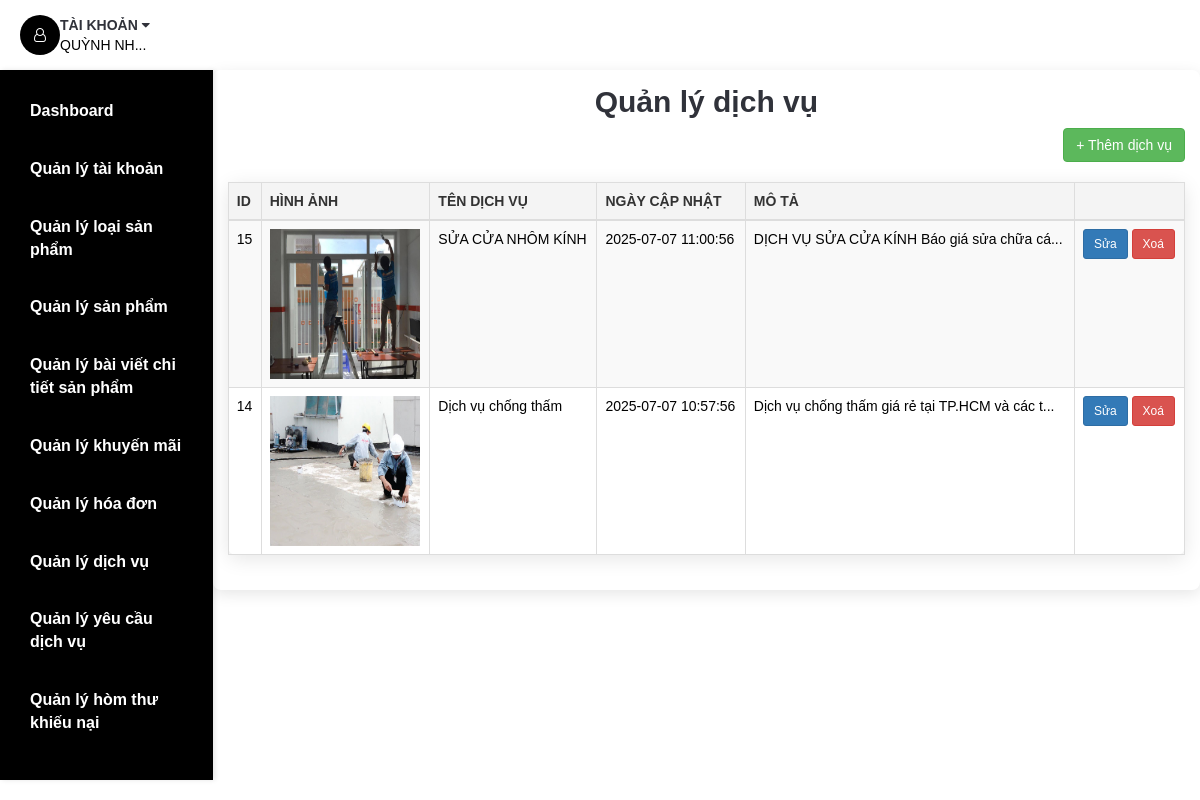
The page /admin/admin-services.php (signed in) on the database its author committed.
### tables this page shows
CREATE TABLE `usr` (
  `Email` varchar(255) NOT NULL,
  `Passwd` varchar(40) NOT NULL,
  `UsrName` varchar(255) NOT NULL,
  `PhoneNo` varchar(12) NOT NULL,
  `Address` varchar(255) NOT NULL,
  `Blocked` tinyint(1) NOT NULL,
  `Authentication` varchar(20) NOT NULL,
  `Verified` tinyint(1) NOT NULL DEFAULT 0,
  `VerifyCode` varchar(100) NOT NULL
);

CREATE TABLE `service` (
  `ServiceID` int(11) NOT NULL,
  `ServiceName` varchar(255) NOT NULL,
  `Description` text NOT NULL,
  `Imgsrc` varchar(50) NOT NULL,
  `Date` datetime NOT NULL
);

### DataProvider.php (called while the page is built, shortened)
<?php
class DataProvider
{
	public static function executeQuery($sql)
	{
		require ('connectiondata.inc');
		if (!($connection = mysqli_connect($hostName,$username,$password,$databaseName)))
			die ("couldn't connect to localhost");
		mysqli_set_charset($connection, "utf8");
		$result = mysqli_query($connection, $sql);
		return $result;
	}
}
?>

### admin/admin-services.php (the view, shortened to what this page needs)
<?php
require_once('../DataProvider.php');
?>
<!DOCTYPE html>
<html lang="en">
<head>
	<link type="text/css" rel="stylesheet" href="../css/bootstrap.min.css" />
	<link type="text/css" rel="stylesheet" href="../css/slick.css" />
	<link type="text/css" rel="stylesheet" href="../css/slick-theme.css" />
	<link type="text/css" rel="stylesheet" href="../css/nouislider.min.css" />
	<link rel="stylesheet" href="../css/font-awesome.min.css">
	<link type="text/css" rel="stylesheet" href="../css/style.css" />
	<link type="text/css" rel="stylesheet" href="../css/extrastyle.css">
	<link type="text/css" rel="stylesheet" href="../css/adminbonus.css">
</head>
<body>
	<header>
		<?php
			if($_SESSION['isLogin']==1)
			{
				require_once('../DataProvider.php');
				$sql="SELECT * FROM Usr WHERE Email='".$_SESSION['username']."'";
				$Usr=DataProvider::executeQuery($sql);
				$rowUsr=mysqli_fetch_array($Usr,MYSQLI_BOTH);
			}
		?>
		<div id="header">
			<div class="container">
				<div class="pull-right">
					<ul class="header-btns">
						<?php include('php/account.php'); ?>
					</ul>
				</div>
			</div>
		</div>
	</header>
<div class="section">
		<div class="container container-admin">
		<?php include('php/navigationUsr.php'); ?>
			<div class="row row-admin">
        <div class="col-md-12">
          <h2 class="admin-header text-center">Quản lý dịch vụ</h2>
          <div class="text-right mb-3">
            <a href="admin_add_service.php" class="btn btn-success">+ Thêm dịch vụ</a>
          </div>
          <table class="table table-bordered table-striped">
            <thead class="thead-dark">
              <tr>
                <th>ID</th>
                <th>Hình ảnh</th>
                <th>Tên dịch vụ</th>
                <th>Ngày cập nhật</th>
                <th>Mô tả</th>
                <th></th>
              </tr>
            </thead>
            <tbody>
              <?php
                $sql = "SELECT * FROM service ORDER BY Date DESC";
                $result = DataProvider::executeQuery($sql);
                while ($row = mysqli_fetch_array($result, MYSQLI_ASSOC)) {
                  echo "<tr>";
                  echo "<td>{$row['ServiceID']}</td>";
                  echo "<td><img src='../img/" . htmlspecialchars($row["Imgsrc"]) . "' width='150px' height='150px' alt='" . htmlspecialchars($row["ServiceName"]) . "' class='service-img'></td>";
                  echo "<td>{$row['ServiceName']}</td>";
                  echo "<td>{$row['Date']}</td>";
                  echo "<td>" . substr(strip_tags($row['Description']), 0, 80) . "...</td>";
                  echo "<td>
							<a href='admin_edit_service.php?id={$row['ServiceID']}' class='btn btn-primary btn-sm btn-action'>Sửa</a>
							<a href='admin-services.php?delete_id={$row['ServiceID']}'
							class='btn btn-danger btn-sm btn-action'
							onclick=\"return confirm('Bạn có chắc chắn muốn xoá dịch vụ này?');\">
							Xoá</a>
						</td>";
                  echo "</tr>";
                }
              ?>
            </tbody>
          </table>
        </div>
      </div>
		</div>
	</div>
</body>
</html>

### admin/php/account.php (shortened to what this page needs)
<?php
    if($_SESSION['isLogin']==0)
    {
?>
<li class="header-account dropdown default-dropdown">
    <div class="dropdown-toggle" role="button" data-toggle="dropdown" aria-expanded="true">
        <div class="header-btns-icon">
            <i class="fa fa-user-o"></i>
        </div>
        <strong class="text-uppercase">Tài khoản <i class="fa fa-caret-down"></i></strong>
    </div>
    <a href="signin.php" class="text-uppercase">Đăng nhập</a>
    <ul class="custom-menu">
        <li><a href="signin.php"><i class="fa fa-unlock-alt"></i>Đăng nhập</a></li>
        <li><a href="signin.php"><i class="fa fa-user-plus"></i>Tạo tài khoản</a></li>
    </ul>
</li>
<?php
    }
    else
    {
?>
<li class="header-account dropdown default-dropdown">
    <div class="dropdown-toggle" role="button" data-toggle="dropdown" aria-expanded="true">
        <div class="header-btns-icon">
            <i class="fa fa-user-o"></i>
        </div>
        <strong class="text-uppercase">Tài khoản <i class="fa fa-caret-down"></i></strong>
    </div>
    <?php
        $UsrName=$rowUsr['UsrName'];
        if(strlen($UsrName)>9)
        $UsrName=mb_substr($UsrName,0,8,'UTF-8').'...';
        echo "<span class='text-uppercase'>$UsrName</span>";
    ?>
        <?php
            require_once('../DataProvider.php');
        ?>
</li>
<?php
    }
?>

### css/style.css (style rules this page uses)
body { font-family: 'Encode Sans Semi Condensed', sans-serif; font-family: 'Encode Sans Expanded', sans-serif; color: black; overflow-x: hidden; background-color: white; }
h1, h2, h3, h4, h5, h6 { color: #30323A; margin: 0 0 10px; font-weight: 700; }
a { color: #30323A; -webkit-transition: 0.3s color; transition: 0.3s color; }
strong { color: #30323A; }
ul, ol { margin: 0; padding: 0; list-style: none }
.section { padding-bottom: 30px; }
#header { top: 0; width: 100%; background-color: transparent; display: flex; align-items: center; justify-content: space-between; }
.pull-left, .pull-right { display: flex; align-items: center; }
.pull-right { margin: 0px 10px; }
.header-btns>li { display: inline-block; vertical-align: top; padding: 15px 10px; }
.header-btns>li .header-btns-icon { position: relative; float: left; width: 40px; height: 40px; line-height: 40px; text-align: center; color: white; border-radius: 20px; background-color: black; }
.header-btns .dropdown-toggle { display: block; cursor: pointer; }
html, body { font-family: "Roboto", sans-serif; margin: 0; padding: 0; height: 100%; scroll-snap-type: y mandatory; overflow-y: scroll; scroll-behavior:smooth; }

### css/adminbonus.css (style rules this page uses)
html, body { font-family: Arial, sans-serif; margin: 0; padding: 0px; height: 100%; overflow-x: hidden; }
.section { display: flex; padding: 0; }
.container { max-width: 100%; margin: 0; padding: 0; display: flex; flex: 1; height: 100%; }
table { width: 100%; border-collapse: collapse; margin-top: 20px; box-shadow: 0 4px 20px rgba(0, 0, 0, 0.1); border-radius: 8px; }
table, th, td { border: 1px solid #ddd; }
th, td { padding: 12px; text-align: left; font-family: 'Arial', sans-serif; }
th { background-color: #f4f4f4; font-weight: bold; color: #333; text-transform: uppercase; }
.container-admin { width: 100%; }
.container-admin .row-admin { margin: 0; width: 100%; }
.container-admin .row-admin > div { box-shadow: 0 4px 15px rgba(0, 0, 0, 0.1); border-radius: 8px; padding: 15px; }
* { transition: all 0.3s ease; }

### rows shown on the page
usr: UsrName "QUỲNH NH..."
service: ServiceID "15", Imgsrc (picture), ServiceName "SỬA CỬA NHÔM KÍNH", Date "2025-07-07 11:00:56", Description "DỊCH VỤ SỬA CỬA KÍNH Báo giá sửa chữa cá"
service: ServiceID "14", Imgsrc (picture), ServiceName "Dịch vụ chống thấm", Date "2025-07-07 10:57:56", Description "Dịch vụ chống thấm giá rẻ tại TP.HCM và các t"
